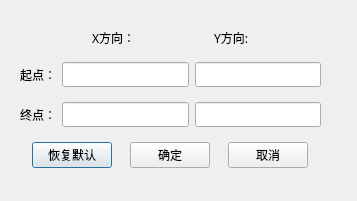
<?xml version="1.0" encoding="UTF-8"?>
<ui version="4.0">
 <class>selectViewSizeDialog</class>
 <widget class="QDialog" name="selectViewSizeDialog">
  <property name="geometry">
   <rect>
    <x>0</x>
    <y>0</y>
    <width>357</width>
    <height>201</height>
   </rect>
  </property>
  <property name="font">
   <font>
    <family>微软雅黑</family>
   </font>
  </property>
  <property name="windowTitle">
   <string>选择显示区域</string>
  </property>
  <property name="windowIcon">
   <iconset resource="resource.qrc">
    <normaloff>:/Resource/clip.png</normaloff>:/Resource/clip.png</iconset>
  </property>
  <widget class="QWidget" name="layoutWidget">
   <property name="geometry">
    <rect>
     <x>20</x>
     <y>20</y>
     <width>301</width>
     <height>161</height>
    </rect>
   </property>
   <layout class="QVBoxLayout" name="verticalLayout">
    <item>
     <layout class="QHBoxLayout" name="horizontalLayout_3">
      <item>
       <widget class="QLabel" name="label_3">
        <property name="sizePolicy">
         <sizepolicy hsizetype="Fixed" vsizetype="Fixed">
          <horstretch>0</horstretch>
          <verstretch>0</verstretch>
         </sizepolicy>
        </property>
        <property name="text">
         <string>X方向：</string>
        </property>
       </widget>
      </item>
      <item>
       <widget class="QLabel" name="label_4">
        <property name="sizePolicy">
         <sizepolicy hsizetype="Fixed" vsizetype="Fixed">
          <horstretch>0</horstretch>
          <verstretch>0</verstretch>
         </sizepolicy>
        </property>
        <property name="text">
         <string>Y方向:</string>
        </property>
       </widget>
      </item>
     </layout>
    </item>
    <item>
     <layout class="QHBoxLayout" name="horizontalLayout">
      <item>
       <widget class="QLabel" name="label">
        <property name="sizePolicy">
         <sizepolicy hsizetype="Preferred" vsizetype="Preferred">
          <horstretch>0</horstretch>
          <verstretch>0</verstretch>
         </sizepolicy>
        </property>
        <property name="text">
         <string>起点：</string>
        </property>
       </widget>
      </item>
      <item>
       <widget class="QLineEdit" name="m_startX">
        <property name="readOnly">
         <bool>true</bool>
        </property>
       </widget>
      </item>
      <item>
       <widget class="QLineEdit" name="m_startY">
        <property name="readOnly">
         <bool>true</bool>
        </property>
       </widget>
      </item>
     </layout>
    </item>
    <item>
     <layout class="QHBoxLayout" name="horizontalLayout_2">
      <item>
       <widget class="QLabel" name="label_2">
        <property name="text">
         <string>终点：</string>
        </property>
       </widget>
      </item>
      <item>
       <widget class="QLineEdit" name="m_endX">
        <property name="readOnly">
         <bool>true</bool>
        </property>
       </widget>
      </item>
      <item>
       <widget class="QLineEdit" name="m_endY">
        <property name="readOnly">
         <bool>true</bool>
        </property>
       </widget>
      </item>
     </layout>
    </item>
    <item>
     <layout class="QHBoxLayout" name="horizontalLayout_4">
      <item>
       <widget class="QPushButton" name="m_recoverBtn">
        <property name="sizePolicy">
         <sizepolicy hsizetype="Fixed" vsizetype="Fixed">
          <horstretch>0</horstretch>
          <verstretch>0</verstretch>
         </sizepolicy>
        </property>
        <property name="text">
         <string>恢复默认</string>
        </property>
       </widget>
      </item>
      <item>
       <widget class="QPushButton" name="m_okBtn">
        <property name="sizePolicy">
         <sizepolicy hsizetype="Fixed" vsizetype="Fixed">
          <horstretch>0</horstretch>
          <verstretch>0</verstretch>
         </sizepolicy>
        </property>
        <property name="text">
         <string>确定</string>
        </property>
       </widget>
      </item>
      <item>
       <widget class="QPushButton" name="m_cancleBtn">
        <property name="sizePolicy">
         <sizepolicy hsizetype="Fixed" vsizetype="Fixed">
          <horstretch>0</horstretch>
          <verstretch>0</verstretch>
         </sizepolicy>
        </property>
        <property name="text">
         <string>取消</string>
        </property>
       </widget>
      </item>
     </layout>
    </item>
   </layout>
  </widget>
 </widget>
 <resources>
  <include location="resource.qrc"/>
 </resources>
 <connections/>
</ui>
